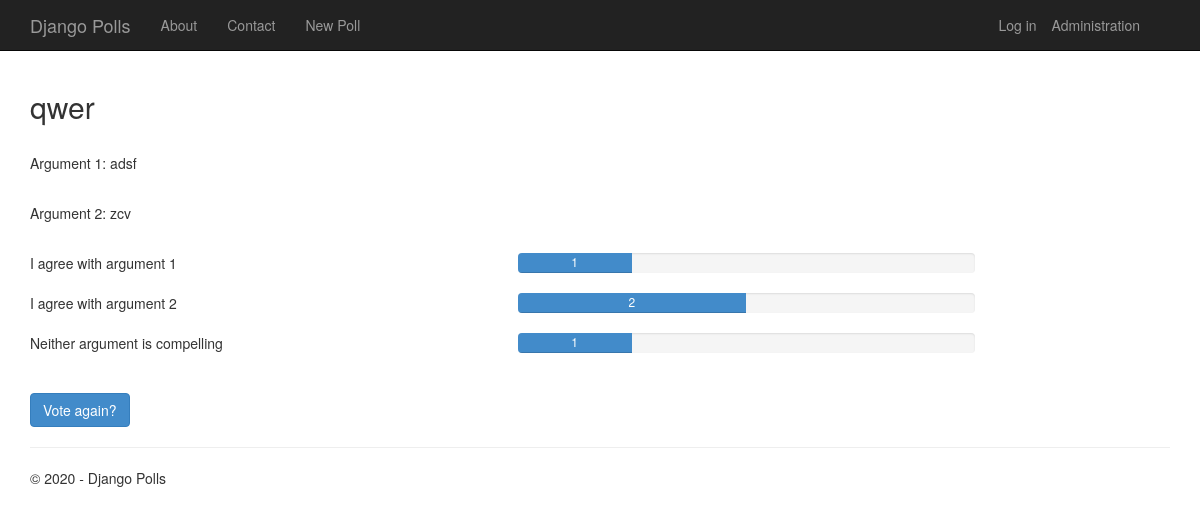
The page /17/results/ on the database its author committed.
### app/models.py (models this page shows, shortened)
class Poll(models.Model):
    fields = ['case_title','p1_arg','p2_arg']
    text = models.CharField(max_length=200)
    arg1 = models.CharField(max_length=200)
    arg2 = models.CharField(max_length=200)
    pub_date = models.DateTimeField('date published', default=timezone.now)
    def total_votes(self):
        return self.choice_set.aggregate(Sum('votes'))['votes__sum']

class Choice(models.Model):
    poll = models.ForeignKey(Poll, on_delete=models.CASCADE)
    text = models.CharField(max_length=200)
    votes = models.IntegerField(default=0)
    def votes_percentage(self):
        total=self.poll.total_votes()
        return self.votes / float(total) * 100 if total > 0 else 0

### app/views.py (the view)
class PollResultsView(DetailView):
    model = Poll
    def get_context_data(self, **kwargs):
        context = super(PollResultsView, self).get_context_data(**kwargs)
        context['title'] = 'Results'
        context['year'] = datetime.now().year
        return context

### app/templates/app/results.html
{% extends "app/layout.html" %}
{% block content %}
<h2>{{poll.text}}</h2>
<br />
<p>Argument 1: {{poll.arg1}}</p>
<br />
<p>Argument 2: {{poll.arg2}}</p>
<br />
{% for choice in poll.choice_set.all %}
<div class="row">
    <div class="col-sm-5">{{choice.text}}</div>
    <div class="col-sm-5">
        <div class="progress">
            <div class="progress-bar" role="progressbar" aria-valuenow="{{choice.votes}}" aria-valuemin="0" aria-valuemax="{{poll.total_votes}}" style="width: {{choice.votes_percentage}}%;">
                {{choice.votes}}
            </div>
        </div>
    </div>
</div>
{% endfor %}
<br />
<a class="btn btn-primary" href="{% url 'app:detail' poll.id %}">Vote again?</a>
{% endblock %}

### app/static/app/content/site.css (style rules this page uses)
body { padding-top: 50px; padding-bottom: 20px; }

### rows shown on the page
Poll: text "qwer", arg1 "adsf", arg2 "zcv"
Choice: text "I agree with argument 1", votes "1"
Choice: text "I agree with argument 2", votes "2"
Choice: text "Neither argument is compelling", votes "1"

### other values the page prints
{{ year }} "2020"
